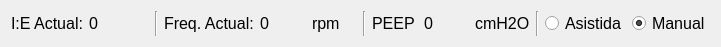
       <widget class="QWidget" name="layoutWidget_5">
        <property name="geometry">
         <rect>
          <x>10</x>
          <y>290</y>
          <width>721</width>
          <height>27</height>
         </rect>
        </property>
        <layout class="QHBoxLayout" name="horizontalLayout_9">
         <item>
          <widget class="QLabel" name="label_press_2">
           <property name="font">
            <font>
             <pointsize>12</pointsize>
            </font>
           </property>
           <property name="layoutDirection">
            <enum>Qt::LeftToRight</enum>
           </property>
           <property name="text">
            <string>I:E Actual:</string>
           </property>
           <property name="alignment">
            <set>Qt::AlignLeading|Qt::AlignLeft|Qt::AlignVCenter</set>
           </property>
          </widget>
         </item>
         <item>
          <widget class="QLabel" name="label_press">
           <property name="minimumSize">
            <size>
             <width>60</width>
             <height>0</height>
            </size>
           </property>
           <property name="font">
            <font>
             <pointsize>12</pointsize>
            </font>
           </property>
           <property name="layoutDirection">
            <enum>Qt::LeftToRight</enum>
           </property>
           <property name="text">
            <string>0</string>
           </property>
           <property name="alignment">
            <set>Qt::AlignLeading|Qt::AlignLeft|Qt::AlignVCenter</set>
           </property>
          </widget>
         </item>
         <item>
          <widget class="Line" name="line">
           <property name="orientation">
            <enum>Qt::Vertical</enum>
           </property>
          </widget>
         </item>
         <item>
          <widget class="QLabel" name="label_press_4">
           <property name="font">
            <font>
             <pointsize>12</pointsize>
            </font>
           </property>
           <property name="layoutDirection">
            <enum>Qt::LeftToRight</enum>
           </property>
           <property name="text">
            <string>Freq. Actual:</string>
           </property>
           <property name="alignment">
            <set>Qt::AlignLeading|Qt::AlignLeft|Qt::AlignVCenter</set>
           </property>
          </widget>
         </item>
         <item>
          <widget class="QLabel" name="label_fr_current">
           <property name="font">
            <font>
             <pointsize>12</pointsize>
            </font>
           </property>
           <property name="layoutDirection">
            <enum>Qt::LeftToRight</enum>
           </property>
           <property name="text">
            <string>0</string>
           </property>
           <property name="alignment">
            <set>Qt::AlignLeading|Qt::AlignLeft|Qt::AlignVCenter</set>
           </property>
          </widget>
         </item>
         <item>
          <widget class="QLabel" name="label_press_6">
           <property name="font">
            <font>
             <pointsize>12</pointsize>
            </font>
           </property>
           <property name="layoutDirection">
            <enum>Qt::LeftToRight</enum>
           </property>
           <property name="text">
            <string>rpm</string>
           </property>
           <property name="alignment">
            <set>Qt::AlignLeading|Qt::AlignLeft|Qt::AlignVCenter</set>
           </property>
          </widget>
         </item>
         <item>
          <widget class="Line" name="line_2">
           <property name="orientation">
            <enum>Qt::Vertical</enum>
           </property>
          </widget>
         </item>
         <item>
          <widget class="QLabel" name="label_PEEP_2">
           <property name="font">
            <font>
             <pointsize>12</pointsize>
            </font>
           </property>
           <property name="text">
            <string>PEEP</string>
           </property>
          </widget>
         </item>
         <item>
          <widget class="QLabel" name="label_PEEP">
           <property name="font">
            <font>
             <pointsize>12</pointsize>
            </font>
           </property>
           <property name="text">
            <string>0</string>
           </property>
          </widget>
         </item>
         <item>
          <widget class="QLabel" name="label_PEEP_3">
           <property name="font">
            <font>
             <pointsize>12</pointsize>
            </font>
           </property>
           <property name="text">
            <string>cmH2O</string>
           </property>
          </widget>
         </item>
         <item>
          <widget class="Line" name="line_3">
           <property name="orientation">
            <enum>Qt::Vertical</enum>
           </property>
          </widget>
         </item>
         <item>
          <widget class="QRadioButton" name="radioButton_assit">
           <property name="font">
            <font>
             <pointsize>12</pointsize>
            </font>
           </property>
           <property name="text">
            <string>Asistida</string>
           </property>
          </widget>
         </item>
         <item>
          <widget class="QRadioButton" name="radioButton_manual">
           <property name="font">
            <font>
             <pointsize>12</pointsize>
            </font>
           </property>
           <property name="text">
            <string>Manual</string>
           </property>
           <property name="checked">
            <bool>true</bool>
           </property>
          </widget>
         </item>
        </layout>
       </widget>
